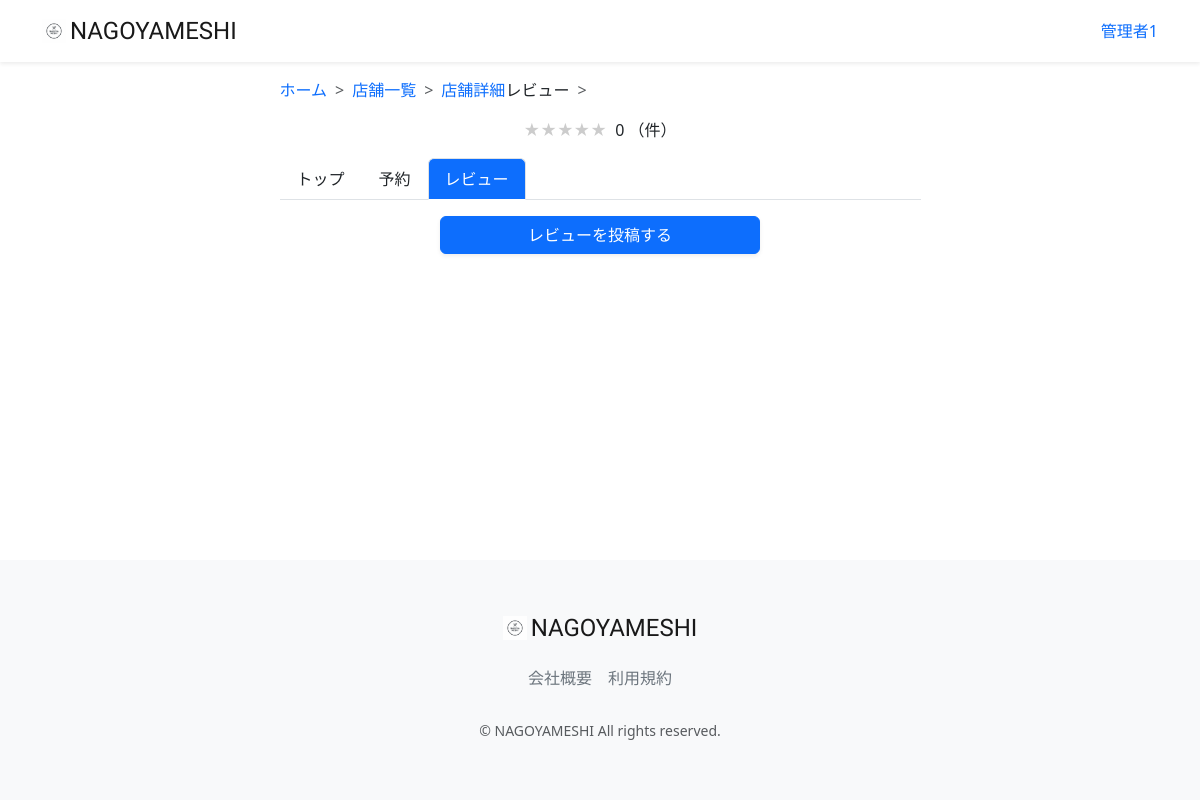
The app's page /review-list/27/ (signed in), older data.
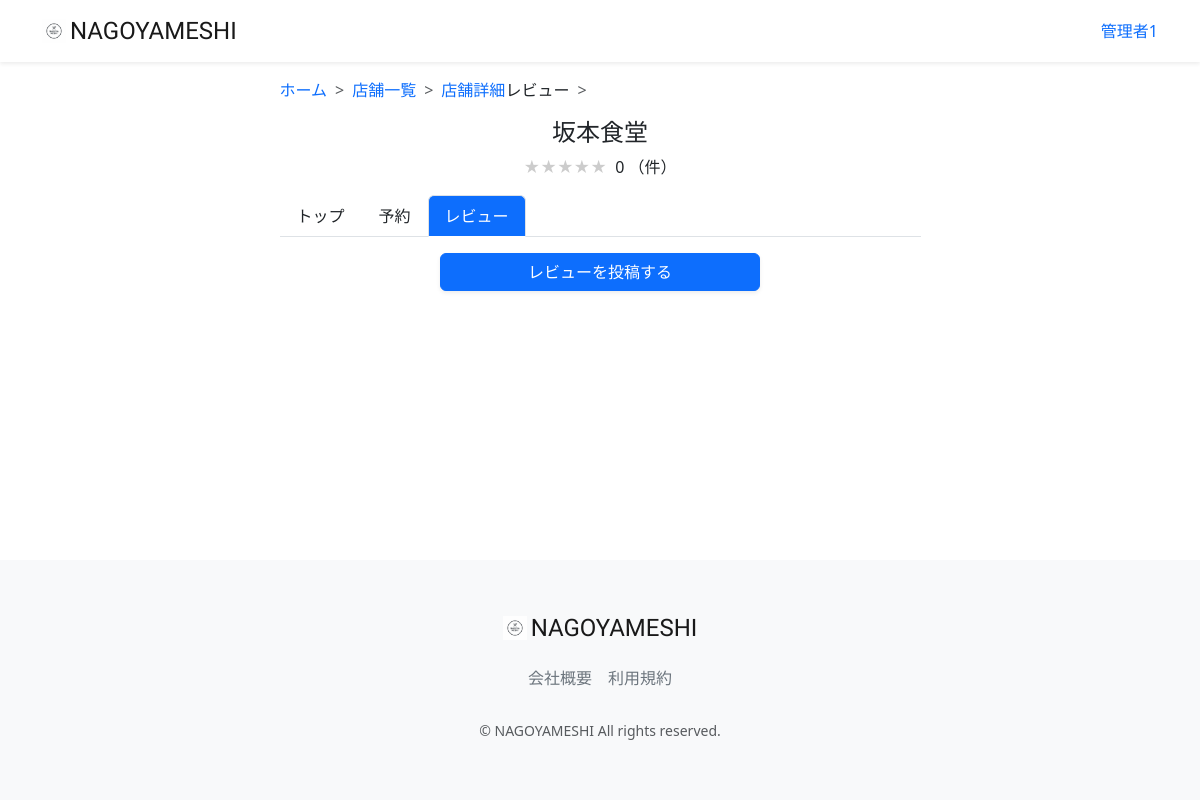
The same page, newer data.
### restaurant/models.py (models this page shows, shortened)
class Restaurant(models.Model):
    name = models.CharField(verbose_name='店舗名', max_length=64)
    description = models.CharField(verbose_name='説明', max_length=128)
    price = models.CharField(verbose_name='価格帯', max_length=32)
    zip_code = models.CharField(verbose_name='郵便番号', max_length=32)
    address = models.CharField(verbose_name='住所', max_length=128)
    business_time = models.CharField(verbose_name='営業時間', max_length=64)
    close_day_of_week = models.CharField(verbose_name='定休日', max_length=32)
    seats_number = models.CharField(verbose_name='座席数', max_length=32)
    category = models.ForeignKey(Category, verbose_name='カテゴリー', on_delete=models.PROTECT)
    rate = models.FloatField(verbose_name='レート', default=0.0)
    review_num = models.IntegerField(verbose_name='レビュー数', default=0)
    reservation_num = models.IntegerField(verbose_name='予約数', default=0)
    photo = models.ImageField(verbose_name='写真', blank=True, null=True)
    created_at = models.DateTimeField(verbose_name='作成日時', auto_now_add=True)
    updated_at = models.DateTimeField(verbose_name='更新日時', auto_now=True)
    class Meta:
        verbose_name_plural = 'Restaurant'

### restaurant/views.py (the view)
# urls.py: path("review-list/<int:pk>/", views.ReviewListView.as_view(), name="review_list"),
class ReviewListView(generic.ListView):
    template_name = "review/review_list.html"
    model = models.Review
    restaurant_id = None
    ordering = ['-created_at']
    paginate_by = 5
    def get_queryset(self):
        restaurant_id = self.kwargs['pk']
        queryset = super(ReviewListView, self).get_queryset().order_by('-rate')
        return queryset.filter(restaurant=restaurant_id)
    def get_context_data(self, **kwargs):
        pk = self.kwargs['pk']
        context = super(ReviewListView, self).get_context_data(**kwargs)
        restaurant = models.Restaurant.objects.filter(id=pk).first()
        is_posted = models.Review.objects.filter(user=self.request.user).filter(restaurant=restaurant).exists()
        average_rate =models.Review.objects.filter(restaurant=restaurant).aggregate(Avg('rate'))
        average_rate = average_rate['rate__avg'] if average_rate['rate__avg'] is not None else 0
        average_rate = round(average_rate, 2)
        if average_rate % 1 == 0:
            average_rate_star = int(average_rate)
        else:
            average_rate_star = round(average_rate * 2) / 2
        context.update({
            'restaurant': restaurant,
            'is_posted': is_posted,
            'average_rate': average_rate,
            'average_rate_star': average_rate_star,
        })
        return context

### restaurant/templates/review/review_list.html (shortened to what this page needs)
{% extends "layout/base.html" %}
{% load static %}
{% block content %}
<main>
    <div class="container nagoyameshi-container pb-5">
      <div class="row justify-content-center">
        <div class="col-xxl-6 col-xl-7 col-lg-8 col-md-10">
          <nav class="my-3" style="--bs-breadcrumb-divider: '>';" aria-label="breadcrumb">
            <ol class="breadcrumb mb-0">
              <li class="breadcrumb-item"><a href="{% url 'top_page' %}">ホーム</a></li>
              <li class="breadcrumb-item"><a href="{% url 'restaurant_list' %}?keyword=&button_type=keyword">店舗一覧</a></li>
              <li class="breadcrumb-item"><a href="{% url 'restaurant_detail' restaurant.id %}">店舗詳細</a></li>レビュー</li>
              <li class="breadcrumb-item active" aria-current="page">
            </ol>
          </nav>
            <h1 class="mb-2 text-center">{{ restaurant.name }}</h1>
            <p class="text-center"><span class="star-rating me-1" data-rate="{{ average_rate_star }}"></span>
              {{ average_rate }} （{{ rate_count }}件）
            </p>
            <ul class="nav nav-tabs mb-3">
              <li class="nav-item">
                <a class="nav-link link-dark" href="{% url 'restaurant_detail' restaurant.id %}">トップ</a>
              </li>
              <li class="nav-item">
                <a class="nav-link link-dark" href="{% url 'reservation_create' restaurant.id %}">予約</a>
              </li>
              <li class="nav-item">
                <a class="nav-link active bg-primary text-white" aria-current="page" href="{% url 'review_list' restaurant.id %}">レビュー</a>
              </li>
            </ul>
              {% if not is_posted %}
              <div class="text-center mt-3">
              <a href="{% url 'review_create' restaurant.id %}"
              class="btn btn-primary text-white shadow-sm w-50">レビューを投稿する</a>
            </div>
            {% endif %}
        </div>
      </div>
    </div>
</main>
{% endblock %}

Row changes from the older to the newer data that the page shows:
added Restaurant: name "坂本食堂"
